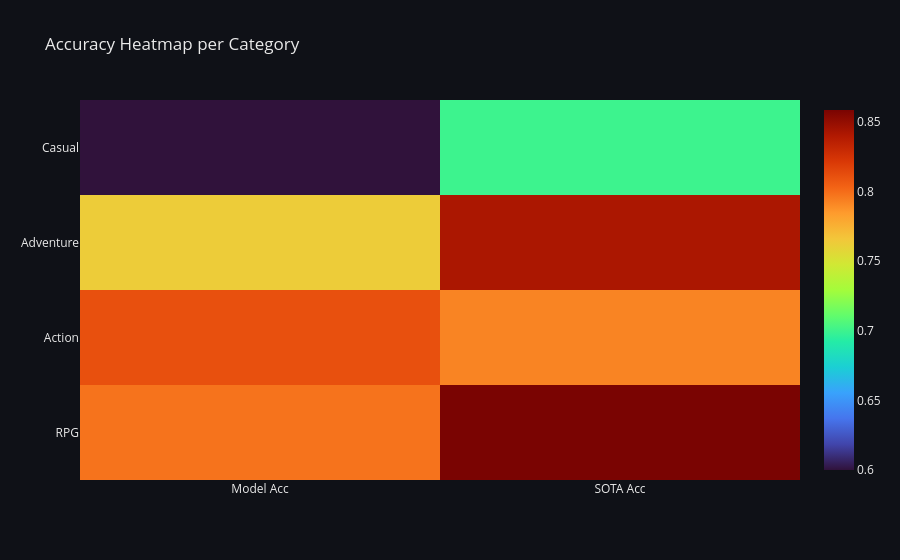

Write notebook code for a chart like this one.
### Code cell
heatmap_data = cat_df.set_index("Category")[["Model Acc", "SOTA Acc"]]

fig = go.Figure(data=go.Heatmap(
    z=heatmap_data.values,
    x=["Model Acc", "SOTA Acc"],
    y=heatmap_data.index,
    colorscale="Turbo"
))

fig.update_layout(
    title="Accuracy Heatmap per Category",
    **DARK_LAYOUT
)

fig.show()

### Figure 1 — Plotly figure (JSON) as saved in the notebook; plotly's stock layout.template omitted (floating-point values rounded to 4 significant figures)
{"data": [{"colorscale": [[0, "#30123b"], [0.07143, "#4145ab"], [0.1429, "#4675ed"], [0.2143, "#39a2fc"], [0.2857, "#1bcfd4"], [0.3571, "#24eca6"], [0.4286, "#61fc6c"], [0.5, "#a4fc3b"], [0.5714, "#d1e834"], [0.6429, "#f3c63a"], [0.7143, "#fe9b2d"], [0.7857, "#f36315"], [0.8571, "#d93806"], [0.9286, "#b11901"], [1, "#7a0402"]], "type": "heatmap", "x": ["Model Acc", "SOTA Acc"], "y": ["RPG", "Action", "Adventure", "Casual"], "z": [[0.798, 0.8586], [0.8113, 0.7925], [0.7632, 0.8421], [0.6, 0.7]]}], "layout": {"font": {"color": "#EAEAEA"}, "paper_bgcolor": "#0f1117", "plot_bgcolor": "#0f1117", "title": {"text": "Accuracy Heatmap per Category"}}}
